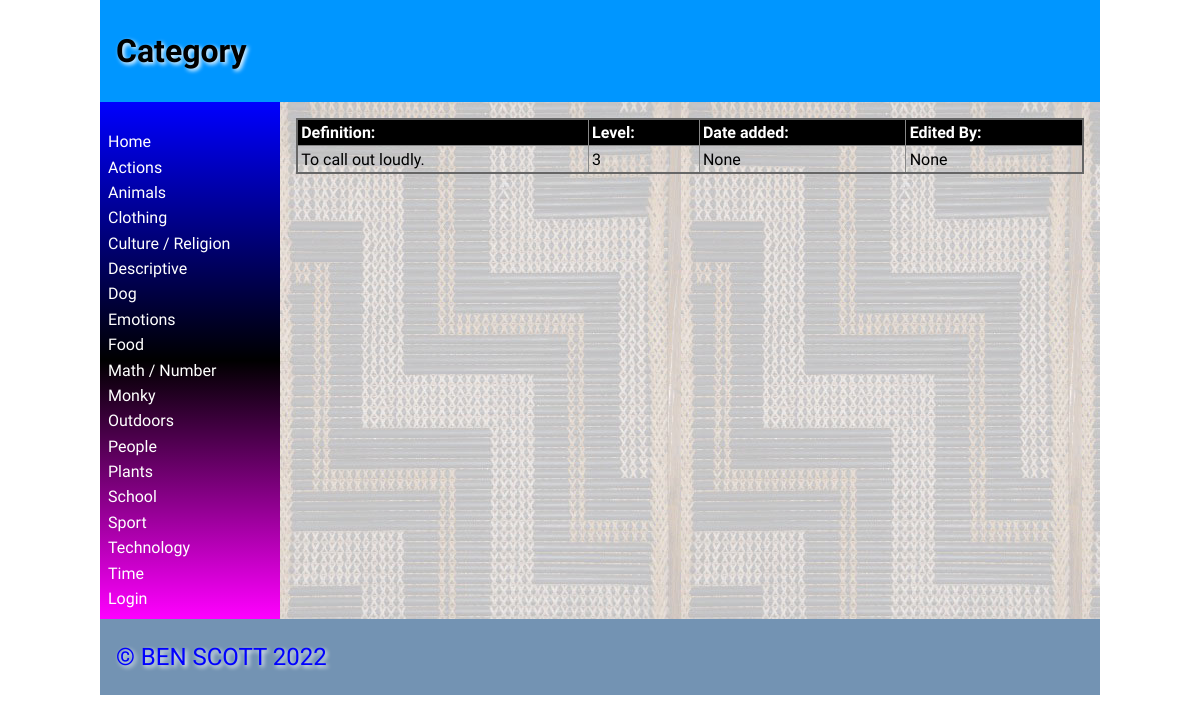
The app's page /word/1 with its own data.
### tables this page shows
CREATE TABLE categories
(
	id integer
		constraint categories_pk
			primary key autoincrement,
	category varchar(30)
);

CREATE TABLE "words"
(
    id           integer
        constraint words_pk
            primary key autoincrement
        constraint words_user_user_fk
            references user (user),
    maori_word   varchar(30),
    english_word varchar(30),
    catID        varchar(30)
        constraint words_categories_id_fk
            references categories,
    description  varchar(200),
    level        integer,
    userid       varchar(30),
    timestamp    datetime
, image varchar(30));

### app.py (the view)
@app.route('/word/<wordid>')
def web_words_page(wordid):
    try:
        int(wordid)
    except ValueError:
        return redirect('/')
    query = "SELECT maori_word, english_word, userid, id, description, level, timestamp, image FROM words WHERE id IS ?"
    con = create_connection(DATABASE)
    cur = con.cursor()
    cur.execute(query, (wordid,))
    word_list = cur.fetchall()
    con.close()
    print(word_list)
    return render_template('words.html', categories=get_category_list(), logged_in=is_logged_in(), words=word_list,)

### app.py (called while the page is built)
def create_connection(db_file):
    try:
        connection = sqlite3.connect(db_file)
        return connection
    except Error as e:
        print(e)
    return None

def get_category_list():
    con = create_connection(DATABASE)
    query = "SELECT category, id FROM categories ORDER BY category ASC "
    cur = con.cursor()
    cur.execute(query)
    category_list = cur.fetchall()
    con.close()
    return category_list

def is_logged_in():
    if session.get("email") is None:
        print("Not logged in")
        return False
    else:
        print("Logged in")
        return True

### templates/words.html (shortened to what this page needs)
{%  extends 'base.html' %}
{% block heading %}Category{% endblock %}
{% block main %}
<table class="words-table">
        <thead>
            <tr>
                <th>Definition:</th>
                <th>Level:</th>
                <th>Date added:</th>
                <th>Edited By:</th>
            </tr>
        </thead>
        <tbody>
        {% for word in words %}
            <div class = words-box>
            <tr>
                <td>{{ word[4] }}</td>
                <td>{{ word[5] }}</td>
                <td>{{ word[6] }}</td>
                <td>{{ word[2] }}</td>
            </tr>
            </div>
        {% endfor %}
    </tbody>
</table>
{% endblock %}

### templates/base.html (shortened to what this page needs)
<!doctype html>
<html lang="en">
<head>
	<link href="{{ url_for('static', filename='css/style.css') }}" rel="stylesheet">
</head>
<body>
	<div id="container">
		<header>
			<h1>{% block heading %}MAORI DICTIONARY!{% endblock %}</h1>
		</header>
		<nav>
			<ul>
                <li><a href="/">Home</a></li>
				<div class="category">
				{% for category in categories %}
					<div class ="category-box">
						<li><a href="/category/{{ category[1] }}">{{ category[0] }}</a></li>
					</div>
                {% endfor %}
				</div>
				{% if logged_in %}
				<li><a href="/logout">Log out</a></li>
				{% else %}
				<li><a href="/login">Login</a></li>
				{% endif %}
			</ul>
		</nav>
		<main>
		{% block main %}{% endblock %}
        </main>
		<footer>
			<p>
				&copy; BEN SCOTT 2022
			</p>
		</footer>
	</div>
</body>
</html>

### static/css/style.css (style rules this page uses)
* { font-family: Comfortaa, sans-serif; margin: 0; padding: 0; box-sizing: border-box; }
#container { display: grid; grid-template-columns: 75px auto; grid-template-areas: 'nav header' 'main main' 'footer footer'; }
header { grid-area: header; background-color: #0096FF; padding: 1rem; }
nav { grid-area: nav; }
main { grid-area: main; padding: 1rem; background-color: #edd; }
h1, h2, h3, h4 { padding: 1rem 0; font-family: 'Suez One', serif; color: #000; text-shadow: 2px 2px 4px #fff; }
p { padding: 0.5rem 0; }
a { color: #222; }
table { width: 100%; border: 2px solid #666; border-collapse: collapse; }
th, td { border: 1px solid #888; padding: 0.2rem; text-align: left; }
th { background-color: #000; color: #fff; }
footer { grid-area: footer; padding: 1rem; background-color: #7393B3; }
footer p { color: #0000FF; text-shadow: 2px 2px 4px #fff; font-size: 1.5rem; }
@media only screen and (min-width: 768px) { #container { grid-template-columns: 180px auto; grid-template-areas: 'header header' 'nav main' 'footer footer'; } }
@media only screen and (min-width: 768px) { nav { background: linear-gradient(180deg, rgba(0,0,255,1) 0%, rgba(0, 0, 0, 1) 50%, rgba(255,0,255,1) 100%); padding: 0.5rem; } }
@media only screen and (min-width: 768px) { nav ul { list-style: none; } }
@media only screen and (min-width: 768px) { nav li { padding: 0.2rem 0; } }
@media only screen and (min-width: 768px) { nav a { color: #fff; text-decoration: none; } }
@media only screen and (min-width: 768px) { main { background-image: url('/poutama.jpg'); } }
@media only screen and (min-width: 1000px) { #container { width: 1000px; margin: auto; } }

### records on screen
categories: category "Actions"
categories: category "Animals"
categories: category "Clothing"
categories: category "Culture / Religion"
categories: category "Descriptive"
categories: category "Dog"
categories: category "Emotions"
categories: category "Food"
categories: category "Math / Number"
categories: category "Monky"
categories: category "Outdoors"
categories: category "People"
categories: category "Plants"
categories: category "School"
categories: category "Sport"
categories: category "Technology"
categories: category "Time"
words: description "To call out loudly.", level "3", word "None"
